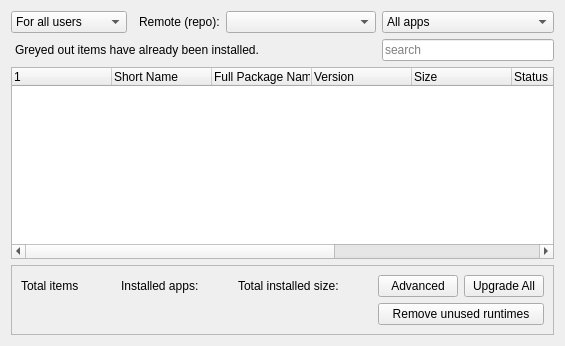
     <widget class="QWidget" name="tabFlatpak">
      <property name="sizePolicy">
       <sizepolicy hsizetype="Preferred" vsizetype="Expanding">
        <horstretch>0</horstretch>
        <verstretch>0</verstretch>
       </sizepolicy>
      </property>
      <attribute name="title">
       <string>Flatpaks</string>
      </attribute>
      <layout class="QGridLayout" name="gridLayout_8">
       <item row="1" column="4">
        <widget class="QComboBox" name="comboFilterFlatpak">
         <property name="enabled">
          <bool>true</bool>
         </property>
         <property name="minimumSize">
          <size>
           <width>150</width>
           <height>0</height>
          </size>
         </property>
         <property name="maximumSize">
          <size>
           <width>200</width>
           <height>16777215</height>
          </size>
         </property>
         <property name="toolTip">
          <string>&lt;html&gt;&lt;head/&gt;&lt;body&gt;&lt;p&gt;Filter packages according to their status.&lt;/p&gt;&lt;/body&gt;&lt;/html&gt;</string>
         </property>
         <property name="currentText">
          <string>All apps</string>
         </property>
         <item>
          <property name="text">
           <string>All apps</string>
          </property>
         </item>
         <item>
          <property name="text">
           <string>All runtimes</string>
          </property>
         </item>
         <item>
          <property name="text">
           <string>All available</string>
          </property>
         </item>
         <item>
          <property name="text">
           <string>Installed apps</string>
          </property>
         </item>
         <item>
          <property name="text">
           <string>Installed runtimes</string>
          </property>
         </item>
         <item>
          <property name="text">
           <string>All installed</string>
          </property>
         </item>
         <item>
          <property name="text">
           <string>Not installed</string>
          </property>
         </item>
        </widget>
       </item>
       <item row="2" column="4">
        <widget class="QLineEdit" name="searchBoxFlatpak">
         <property name="minimumSize">
          <size>
           <width>150</width>
           <height>0</height>
          </size>
         </property>
         <property name="maximumSize">
          <size>
           <width>200</width>
           <height>16777215</height>
          </size>
         </property>
         <property name="placeholderText">
          <string>search</string>
         </property>
         <property name="clearButtonEnabled">
          <bool>true</bool>
         </property>
        </widget>
       </item>
       <item row="4" column="0" colspan="5">
        <widget class="QTreeWidget" name="treeFlatpak">
         <property name="sizePolicy">
          <sizepolicy hsizetype="Expanding" vsizetype="Expanding">
           <horstretch>0</horstretch>
           <verstretch>0</verstretch>
          </sizepolicy>
         </property>
         <property name="sortingEnabled">
          <bool>false</bool>
         </property>
         <column>
          <property name="text">
           <string notr="true"/>
          </property>
         </column>
         <column>
          <property name="text">
           <string>Short Name</string>
          </property>
         </column>
         <column>
          <property name="text">
           <string>Full Package Name</string>
          </property>
         </column>
         <column>
          <property name="text">
           <string>Version</string>
          </property>
         </column>
         <column>
          <property name="text">
           <string>Size</string>
          </property>
         </column>
         <column>
          <property name="text">
           <string notr="true">Status</string>
          </property>
         </column>
         <column>
          <property name="text">
           <string notr="true">Displayed</string>
          </property>
         </column>
         <column>
          <property name="text">
           <string notr="true">Duplication</string>
          </property>
         </column>
         <column>
          <property name="text">
           <string notr="true">Full string</string>
          </property>
         </column>
        </widget>
       </item>
       <item row="6" column="0" colspan="5">
        <widget class="QFrame" name="frameFP">
         <property name="frameShape">
          <enum>QFrame::StyledPanel</enum>
         </property>
         <property name="frameShadow">
          <enum>QFrame::Raised</enum>
         </property>
         <layout class="QGridLayout" name="gridLayout_7">
          <item row="2" column="4">
           <widget class="QLabel" name="labelNumInstFP">
            <property name="text">
             <string/>
            </property>
           </widget>
          </item>
          <item row="2" column="0">
           <widget class="QLabel" name="labelTotalApps_4">
            <property name="text">
             <string>Total items </string>
            </property>
           </widget>
          </item>
          <item row="2" column="1">
           <widget class="QLabel" name="labelNumAppFP">
            <property name="text">
             <string/>
            </property>
           </widget>
          </item>
          <item row="2" column="3">
           <widget class="QLabel" name="labelInstalled_4">
            <property name="text">
             <string>Installed apps:</string>
            </property>
           </widget>
          </item>
          <item row="2" column="11">
           <widget class="QPushButton" name="pushUpgradeFP">
            <property name="text">
             <string>Upgrade All</string>
            </property>
            <property name="icon">
             <iconset theme="system-upgrade">
              <normaloff>.</normaloff>.</iconset>
            </property>
            <property name="autoDefault">
             <bool>false</bool>
            </property>
           </widget>
          </item>
          <item row="2" column="2">
           <spacer name="horizontalSpacer_15">
            <property name="orientation">
             <enum>Qt::Horizontal</enum>
            </property>
            <property name="sizeType">
             <enum>QSizePolicy::Preferred</enum>
            </property>
            <property name="sizeHint" stdset="0">
             <size>
              <width>20</width>
              <height>20</height>
             </size>
            </property>
           </spacer>
          </item>
          <item row="2" column="8">
           <spacer name="horizontalSpacer_16">
            <property name="orientation">
             <enum>Qt::Horizontal</enum>
            </property>
            <property name="sizeType">
             <enum>QSizePolicy::Expanding</enum>
            </property>
            <property name="sizeHint" stdset="0">
             <size>
              <width>20</width>
              <height>20</height>
             </size>
            </property>
           </spacer>
          </item>
          <item row="2" column="10">
           <widget class="QPushButton" name="pushRemotes">
            <property name="text">
             <string>Advanced</string>
            </property>
            <property name="icon">
             <iconset theme="configure">
              <normaloff>.</normaloff>.</iconset>
            </property>
            <property name="autoDefault">
             <bool>false</bool>
            </property>
           </widget>
          </item>
          <item row="2" column="5">
           <spacer name="horizontalSpacer_17">
            <property name="orientation">
             <enum>Qt::Horizontal</enum>
            </property>
            <property name="sizeType">
             <enum>QSizePolicy::Preferred</enum>
            </property>
            <property name="sizeHint" stdset="0">
             <size>
              <width>20</width>
              <height>20</height>
             </size>
            </property>
           </spacer>
          </item>
          <item row="2" column="6">
           <widget class="QLabel" name="labelTotalSize">
            <property name="text">
             <string>Total installed size:</string>
            </property>
           </widget>
          </item>
          <item row="2" column="7">
           <widget class="QLabel" name="labelNumSize">
            <property name="text">
             <string/>
            </property>
           </widget>
          </item>
          <item row="3" column="10" colspan="2">
           <widget class="QPushButton" name="pushRemoveUnused">
            <property name="text">
             <string>Remove unused runtimes</string>
            </property>
            <property name="icon">
             <iconset theme="sweeper">
              <normaloff>.</normaloff>.</iconset>
            </property>
            <property name="autoDefault">
             <bool>false</bool>
            </property>
           </widget>
          </item>
         </layout>
        </widget>
       </item>
       <item row="1" column="0">
        <widget class="QComboBox" name="comboUser">
         <property name="currentText">
          <string>For all users</string>
         </property>
         <item>
          <property name="text">
           <string>For all users</string>
          </property>
         </item>
         <item>
          <property name="text">
           <string>For current user</string>
          </property>
         </item>
        </widget>
       </item>
       <item row="1" column="3">
        <widget class="QComboBox" name="comboRemote">
         <property name="minimumSize">
          <size>
           <width>150</width>
           <height>0</height>
          </size>
         </property>
        </widget>
       </item>
       <item row="1" column="2" alignment="Qt::AlignRight">
        <widget class="QLabel" name="labelRepo">
         <property name="text">
          <string>Remote (repo):</string>
         </property>
        </widget>
       </item>
       <item row="3" column="0">
        <spacer name="verticalSpacerFP">
         <property name="orientation">
          <enum>Qt::Vertical</enum>
         </property>
         <property name="sizeType">
          <enum>QSizePolicy::Preferred</enum>
         </property>
         <property name="sizeHint" stdset="0">
          <size>
           <width>20</width>
           <height>0</height>
          </size>
         </property>
        </spacer>
       </item>
       <item row="2" column="0" colspan="4">
        <widget class="QLabel" name="labelFP">
         <property name="text">
          <string>Greyed out items have already been installed.</string>
         </property>
         <property name="margin">
          <number>0</number>
         </property>
         <property name="indent">
          <number>4</number>
         </property>
        </widget>
       </item>
      </layout>
     </widget>
